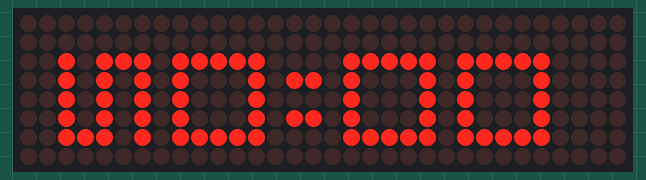
Recording of a sketch running on a simulated Arduino Uno, built with avr-gcc and run on an emulated ATmega328P. Shown: 32×8 LED matrix. Random numbers use the default seed unless the sketch sets one.

Above: at 1.1 s.
At 5.1 s:
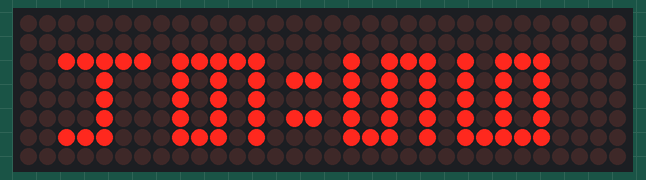
At 10.1 s:
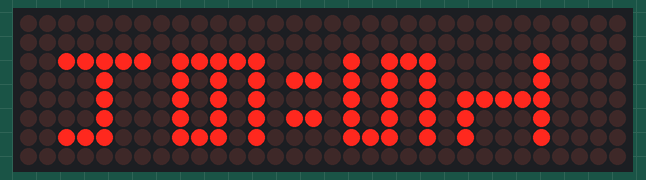
At 20.1 s:
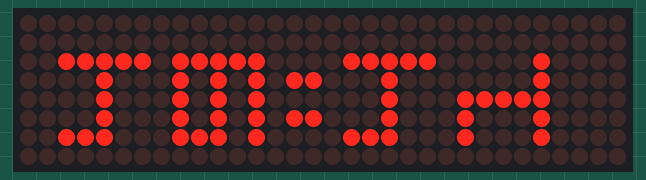
At 29.1 s:
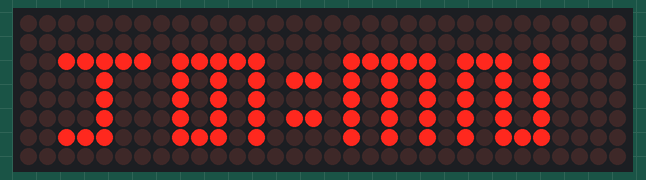
At 39.1 s:
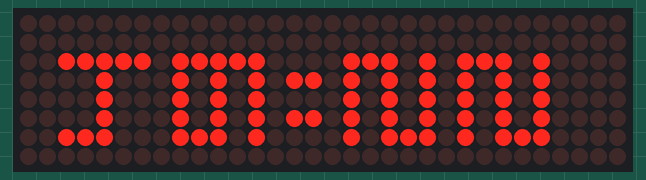

The sketch:

ledoforce.ino
```cpp
#include <MD_MAX72xx.h>

#define HARDWARE_TYPE MD_MAX72XX::FC16_HW
#define MAX_DEVICES 4
#define CS_PIN 10
#define LED_INTENSITY 4
MD_MAX72XX mx = MD_MAX72XX(HARDWARE_TYPE, CS_PIN, MAX_DEVICES);


enum States {
  POMODORO,
  CLOCK, //not working for now
  LIGHTSABER
};
const States actualState = POMODORO;
unsigned long lastExecutedMillis = 0;

// FONTS
typedef struct {
  int height;
  int width;
  uint64_t characters[10];
  bool is_number;
} font_t;


//https://xantorohara.github.io/led-matrix-editor/#001f1111111f0000|0011111f10100000|001d151515170000|00151515151f0000|00070404041f0000|00171515151d0000|001f1515151d0000|0001011905030000|001f1515151f0000|00171515151f0000
font_t FONT_NUM_VAD{
  7,
  5,
  {
  0x001f1111111f0000,
  0x0011111f10100000,
  0x001d151515170000,
  0x00151515151f0000,
  0x00070404041f0000,
  0x00171515151d0000,
  0x001f1515151d0000,
  0x0001011905030000,
  0x001f1515151f0000,
  0x00171515151f0000
  },
  true
};
const font_t used_font_num = FONT_NUM_VAD;

//https://xantorohara.github.io/led-matrix-editor/#001f1515151a0000|001f0505051a0000|001f151515150000|001e0505051e0000|001f040406190000
font_t FONT_BREAK{
  7,
  5,
  {
  0x001f1515151a0000,
  0x001f0505051a0000,
  0x001f151515150000,
  0x001e0505051e0000,
  0x001f040406190000
  },
  true
};


// DRAWING
void drawCharacter(int startX, int num, const font_t& used_font) {
  uint64_t character = used_font.characters[num];

  // AI MADE THIS:
  for (int row = (8 - used_font.height); row < 8; row++) {
    byte line = (character >> (row * 8)) & 0xFF;
    for (int col = 0; col < used_font.width; col++) {
      bool pointInflamed = bitRead(line, col);
      mx.setPoint(row, startX - col, pointInflamed);
    }
  }
  // END OF AI
}
void drawSeparator() {
    mx.setPoint(5, 16, true);
    mx.setPoint(5, 17, true);
    mx.setPoint(3, 16, true);
    mx.setPoint(3, 17, true);
}


//
// LIGHTSABER STATE
//

void drawLightsaber() {
  mx.control(MD_MAX72XX::UPDATE, MD_MAX72XX::ON);

  for (int i = 2; i < 32; i++) {
    for(int y = 2; y <7; y++){
      mx.setPoint(y, i, true);
    }

    delay(15);
  }
  mx.control(MD_MAX72XX::UPDATE, MD_MAX72XX::OFF);
}
int randTime = 0;
void lighsaberLoop(unsigned long currentMillis){
  if (currentMillis - lastExecutedMillis >= randTime) {
    lastExecutedMillis = currentMillis;
    mx.control(MD_MAX72XX::INTENSITY, random(1,8));
    randTime = random(500, 3000);
  }
}

//
// POMODORO STATE
//

#define POMODORO_WORK 3000
#define POMODORO_BREAK 600

int pomodoro_seconds;
bool pomodoro_is_break = false;
bool pomodoro_break_blink = true;


void pomodoroLoop(unsigned long currentMillis){
  if (currentMillis - lastExecutedMillis >= 1000) {
      lastExecutedMillis = currentMillis;

      drawPomodoroTime(pomodoro_seconds);
      if(pomodoro_seconds == 0){
        if(pomodoro_is_break){
          pomodoro_seconds = POMODORO_WORK;
          pomodoro_is_break = false;
        }else{
          pomodoro_seconds = POMODORO_BREAK;
          pomodoro_is_break = true;
        }
        pomodoro_seconds++; // so it would show 50:00 instead of 49:59
      }
      pomodoro_seconds--;
    }
}
void drawPomodoroTime(int seconds){

  int timeSeconds    = (seconds % 60) % 10;
  int timeTenSeconds = (seconds % 60) / 10;
  int timeMin        = (seconds / 60) % 10;
  int timeTenMin     = (seconds / 60) / 10;

  mx.control(MD_MAX72XX::UPDATE, MD_MAX72XX::OFF);
  mx.clear();
  if(pomodoro_is_break){

    if(pomodoro_break_blink){
      for(int i = 0; i < 5; i++)
      {
        drawCharacter(31 - (i*used_font_num.width) - i, i, FONT_BREAK);
      }
      pomodoro_break_blink = false;
    }else{
      drawCharacter( 17 + (2 * used_font_num.width) + 2, timeTenMin, used_font_num);
      drawCharacter( 17 + used_font_num.width + 1, timeMin, used_font_num);
      drawCharacter(14, timeTenSeconds, used_font_num);
      drawCharacter(14 - used_font_num.width - 1, timeSeconds, used_font_num);
      drawSeparator();
      pomodoro_break_blink = true;
    }

  } else{

    drawCharacter( 17 + (2 * used_font_num.width) + 2, timeTenMin, used_font_num);
    drawCharacter( 17 + used_font_num.width + 1, timeMin, used_font_num);
    drawCharacter(14, timeTenSeconds, used_font_num);
    drawCharacter(14 - used_font_num.width - 1, timeSeconds, used_font_num);
    drawSeparator();

  }

  mx.control(MD_MAX72XX::UPDATE, MD_MAX72XX::ON);
}

//
// CLOCK STATE
// to do,

void setup()
{

  mx.begin();
  mx.control(MD_MAX72XX::INTENSITY, LED_INTENSITY);
  mx.control(MD_MAX72XX::UPDATE, MD_MAX72XX::OFF);
  mx.clear();

  switch (actualState) {
    case POMODORO:
      if(pomodoro_is_break){
        pomodoro_seconds = POMODORO_BREAK;
      }else{
        pomodoro_seconds = POMODORO_WORK;
      }
      break;
    case LIGHTSABER:
      delay(2000);
      randomSeed(analogRead(0));
      drawLightsaber();
      delay(2000);
      break;

  }

}

void loop()
{

  unsigned long currentMillis = millis(); //it will be clock module in the future (maybe)
  // like for pomodoro usage it wouldn't be too big problem

  switch (actualState) {
    case POMODORO:
      pomodoroLoop(currentMillis);
      break;
    case CLOCK:
      break;
    case LIGHTSABER:
      lighsaberLoop(currentMillis);
      break;

    default:
      break;
  }

}
```

Measured:
- what the display in image 0 shows lasts 1.0 s, from 1.0 s to 2.0 s
